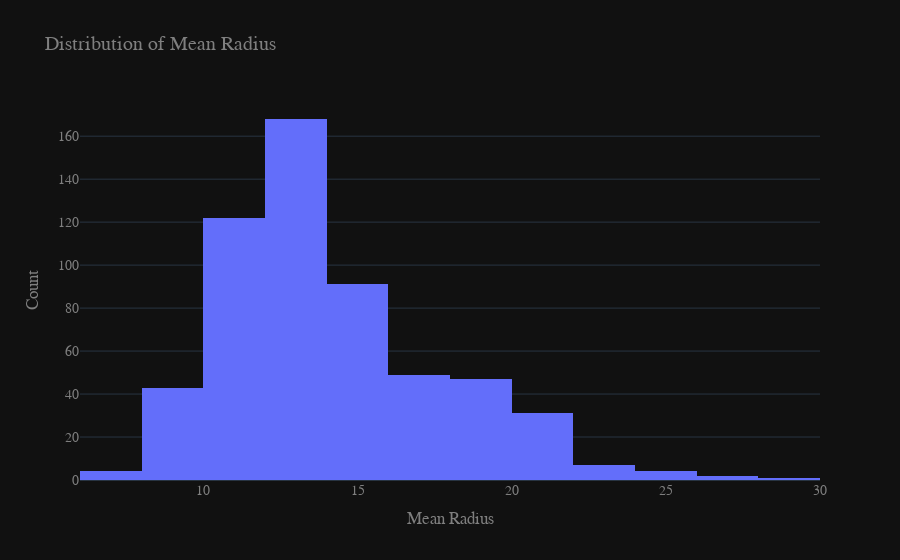

Notebook cell for this chart:
### Markdown cell above
## **EDA**
### **Distribution of Mean Radius**

### Code cell
fig = px.histogram(df, x="mean radius", nbins=20, title='Distribution of Mean Radius', color_discrete_sequence=['#636EFA'], template='plotly_dark')
fig.update_layout(
    xaxis_title='Mean Radius',
    yaxis_title='Count',
    font=dict(
        family="Courier New, monospace",
        size=14,
        color="#7f7f7f"
    )
)
fig.show()

### Figure 1 — Plotly figure (JSON) as saved in the notebook; plotly's stock layout.template omitted (floating-point values rounded to 4 significant figures; data arrays with more than 128 entries replaced by an {"elided": "..."} marker saying what was removed)
{"data": [{"alignmentgroup": "True", "bingroup": "x", "hovertemplate": "mean radius=%{x}<br>count=%{y}<extra></extra>", "legendgroup": "", "marker": {"color": "#636EFA", "pattern": {"shape": ""}}, "name": "", "nbinsx": 20, "offsetgroup": "", "orientation": "v", "showlegend": false, "type": "histogram", "x": {"elided": "569 float values"}, "xaxis": "x", "yaxis": "y"}], "layout": {"barmode": "relative", "font": {"color": "#7f7f7f", "family": "Courier New, monospace", "size": 14}, "legend": {"tracegroupgap": 0}, "title": {"text": "Distribution of Mean Radius"}, "xaxis": {"anchor": "y", "domain": [0, 1], "title": {"text": "Mean Radius"}}, "yaxis": {"anchor": "x", "domain": [0, 1], "title": {"text": "Count"}}}}
